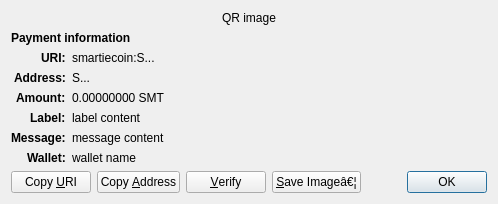
<?xml version="1.0" encoding="UTF-8"?>
<ui version="4.0">
 <class>ReceiveRequestDialog</class>
 <widget class="QDialog" name="ReceiveRequestDialog">
  <property name="geometry">
   <rect>
    <x>0</x>
    <y>0</y>
    <width>413</width>
    <height>229</height>
   </rect>
  </property>
  <property name="windowTitle">
   <string>Request payment to â€¦</string>
  </property>
  <layout class="QGridLayout" name="gridLayout" columnstretch="0,1">
   <property name="sizeConstraint">
    <enum>QLayout::SetFixedSize</enum>
   </property>
   <item row="0" column="0" colspan="2" alignment="Qt::AlignHCenter">
    <widget class="QRImageWidget" name="qr_code">
     <property name="text">
      <string notr="true">QR image</string>
     </property>
     <property name="textInteractionFlags">
      <set>Qt::NoTextInteraction</set>
     </property>
    </widget>
   </item>
   <item row="1" column="0" colspan="2">
    <widget class="QLabel" name="payment_header">
     <property name="font">
      <font>
       <weight>75</weight>
       <bold>true</bold>
      </font>
     </property>
     <property name="text">
      <string>Payment information</string>
     </property>
     <property name="textInteractionFlags">
      <set>Qt::NoTextInteraction</set>
     </property>
    </widget>
   </item>
   <item row="2" column="0" alignment="Qt::AlignRight|Qt::AlignTop">
    <widget class="QLabel" name="uri_tag">
     <property name="font">
      <font>
       <weight>75</weight>
       <bold>true</bold>
      </font>
     </property>
     <property name="text">
      <string notr="true">URI:</string>
     </property>
     <property name="textFormat">
      <enum>Qt::PlainText</enum>
     </property>
     <property name="textInteractionFlags">
      <set>Qt::NoTextInteraction</set>
     </property>
    </widget>
   </item>
   <item row="2" column="1" alignment="Qt::AlignTop">
    <widget class="QLabel" name="uri_content">
     <property name="text">
      <string notr="true">smartiecoin:S...</string>
     </property>
     <property name="textFormat">
      <enum>Qt::RichText</enum>
     </property>
     <property name="wordWrap">
      <bool>true</bool>
     </property>
     <property name="textInteractionFlags">
      <set>Qt::TextSelectableByMouse</set>
     </property>
    </widget>
   </item>
   <item row="3" column="0" alignment="Qt::AlignRight|Qt::AlignTop">
    <widget class="QLabel" name="address_tag">
     <property name="font">
      <font>
       <weight>75</weight>
       <bold>true</bold>
      </font>
     </property>
     <property name="text">
      <string>Address:</string>
     </property>
     <property name="textInteractionFlags">
      <set>Qt::NoTextInteraction</set>
     </property>
    </widget>
   </item>
   <item row="3" column="1" alignment="Qt::AlignTop">
    <widget class="QLabel" name="address_content">
     <property name="text">
      <string notr="true">S...</string>
     </property>
     <property name="textFormat">
      <enum>Qt::PlainText</enum>
     </property>
     <property name="textInteractionFlags">
      <set>Qt::TextSelectableByMouse</set>
     </property>
    </widget>
   </item>
   <item row="4" column="0" alignment="Qt::AlignRight|Qt::AlignTop">
    <widget class="QLabel" name="amount_tag">
     <property name="font">
      <font>
       <weight>75</weight>
       <bold>true</bold>
      </font>
     </property>
     <property name="text">
      <string>Amount:</string>
     </property>
     <property name="textInteractionFlags">
      <set>Qt::NoTextInteraction</set>
     </property>
    </widget>
   </item>
   <item row="4" column="1" alignment="Qt::AlignTop">
    <widget class="QLabel" name="amount_content">
     <property name="text">
      <string notr="true">0.00000000 SMT</string>
     </property>
     <property name="textFormat">
      <enum>Qt::PlainText</enum>
     </property>
     <property name="textInteractionFlags">
      <set>Qt::TextSelectableByMouse</set>
     </property>
    </widget>
   </item>
   <item row="5" column="0" alignment="Qt::AlignRight|Qt::AlignTop">
    <widget class="QLabel" name="label_tag">
     <property name="font">
      <font>
       <weight>75</weight>
       <bold>true</bold>
      </font>
     </property>
     <property name="text">
      <string>Label:</string>
     </property>
     <property name="textInteractionFlags">
      <set>Qt::NoTextInteraction</set>
     </property>
    </widget>
   </item>
   <item row="5" column="1" alignment="Qt::AlignTop">
    <widget class="QLabel" name="label_content">
     <property name="text">
      <string notr="true">label content</string>
     </property>
     <property name="textFormat">
      <enum>Qt::PlainText</enum>
     </property>
     <property name="wordWrap">
      <bool>true</bool>
     </property>
     <property name="textInteractionFlags">
      <set>Qt::TextSelectableByMouse</set>
     </property>
    </widget>
   </item>
   <item row="6" column="0" alignment="Qt::AlignRight|Qt::AlignTop">
    <widget class="QLabel" name="message_tag">
     <property name="font">
      <font>
       <weight>75</weight>
       <bold>true</bold>
      </font>
     </property>
     <property name="text">
      <string>Message:</string>
     </property>
     <property name="textInteractionFlags">
      <set>Qt::NoTextInteraction</set>
     </property>
    </widget>
   </item>
   <item row="6" column="1" alignment="Qt::AlignTop">
    <widget class="QLabel" name="message_content">
     <property name="text">
      <string notr="true">message content</string>
     </property>
     <property name="textFormat">
      <enum>Qt::PlainText</enum>
     </property>
     <property name="wordWrap">
      <bool>true</bool>
     </property>
     <property name="textInteractionFlags">
      <set>Qt::TextSelectableByMouse</set>
     </property>
    </widget>
   </item>
   <item row="7" column="0" alignment="Qt::AlignRight|Qt::AlignTop">
    <widget class="QLabel" name="wallet_tag">
     <property name="font">
      <font>
       <weight>75</weight>
       <bold>true</bold>
      </font>
     </property>
     <property name="text">
      <string>Wallet:</string>
     </property>
     <property name="textInteractionFlags">
      <set>Qt::NoTextInteraction</set>
     </property>
    </widget>
   </item>
   <item row="7" column="1" alignment="Qt::AlignTop">
    <widget class="QLabel" name="wallet_content">
     <property name="text">
      <string notr="true">wallet name</string>
     </property>
     <property name="textFormat">
      <enum>Qt::PlainText</enum>
     </property>
     <property name="wordWrap">
      <bool>true</bool>
     </property>
     <property name="textInteractionFlags">
      <set>Qt::TextSelectableByMouse</set>
     </property>
    </widget>
   </item>
   <item row="8" column="0" colspan="2">
    <layout class="QHBoxLayout" name="horizontalLayout">
     <item>
      <widget class="QPushButton" name="btnCopyURI">
       <property name="text">
        <string>Copy &amp;URI</string>
       </property>
       <property name="autoDefault">
        <bool>false</bool>
       </property>
      </widget>
     </item>
     <item>
      <widget class="QPushButton" name="btnCopyAddress">
       <property name="text">
        <string>Copy &amp;Address</string>
       </property>
       <property name="autoDefault">
        <bool>false</bool>
       </property>
      </widget>
     </item>
     <item>
      <widget class="QPushButton" name="btnVerify">
       <property name="text">
        <string>&amp;Verify</string>
       </property>
       <property name="toolTip">
        <string>Verify this address on e.g. a hardware wallet screen</string>
       </property>
       <property name="autoDefault">
        <bool>false</bool>
       </property>
      </widget>
     </item>
     <item>
      <widget class="QPushButton" name="btnSaveAs">
       <property name="text">
        <string>&amp;Save Imageâ€¦</string>
       </property>
       <property name="autoDefault">
        <bool>false</bool>
       </property>
      </widget>
     </item>
     <item>
      <spacer name="horizontalSpacer_2">
       <property name="orientation">
        <enum>Qt::Horizontal</enum>
       </property>
       <property name="sizeHint" stdset="0">
        <size>
         <width>40</width>
         <height>20</height>
        </size>
       </property>
      </spacer>
     </item>
     <item>
      <widget class="QDialogButtonBox" name="buttonBox">
       <property name="focusPolicy">
        <enum>Qt::StrongFocus</enum>
       </property>
       <property name="standardButtons">
        <set>QDialogButtonBox::Ok</set>
       </property>
      </widget>
     </item>
    </layout>
   </item>
  </layout>
 </widget>
 <customwidgets>
  <customwidget>
   <class>QRImageWidget</class>
   <extends>QLabel</extends>
   <header>qt/qrimagewidget.h</header>
  </customwidget>
 </customwidgets>
 <tabstops>
  <tabstop>buttonBox</tabstop>
  <tabstop>btnCopyURI</tabstop>
  <tabstop>btnCopyAddress</tabstop>
  <tabstop>btnSaveAs</tabstop>
 </tabstops>
 <resources/>
 <connections>
  <connection>
   <sender>buttonBox</sender>
   <signal>accepted()</signal>
   <receiver>ReceiveRequestDialog</receiver>
   <slot>accept()</slot>
   <hints>
    <hint type="sourcelabel">
     <x>135</x>
     <y>230</y>
    </hint>
    <hint type="destinationlabel">
     <x>135</x>
     <y>126</y>
    </hint>
   </hints>
  </connection>
 </connections>
</ui>
